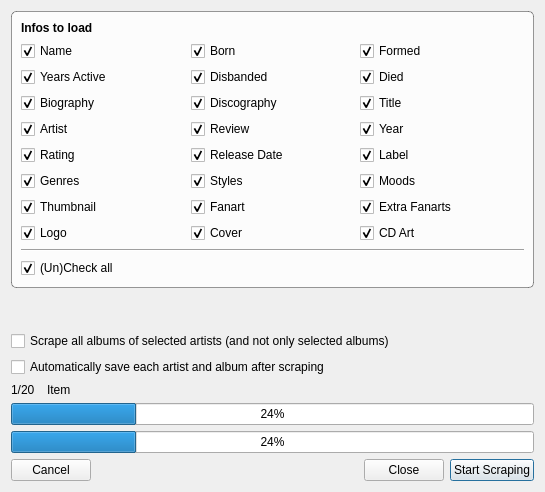
<?xml version="1.0" encoding="UTF-8"?>
<ui version="4.0">
 <class>MusicMultiScrapeDialog</class>
 <widget class="QDialog" name="MusicMultiScrapeDialog">
  <property name="windowModality">
   <enum>Qt::WindowModal</enum>
  </property>
  <property name="geometry">
   <rect>
    <x>0</x>
    <y>0</y>
    <width>545</width>
    <height>492</height>
   </rect>
  </property>
  <property name="windowTitle">
   <string>Music Multi Scrape</string>
  </property>
  <property name="windowIcon">
   <iconset resource="../MediaElch.qrc">
    <normaloff>:/img/MediaElch.png</normaloff>:/img/MediaElch.png</iconset>
  </property>
  <layout class="QVBoxLayout" name="verticalLayout">
   <item>
    <widget class="QGroupBox" name="groupBox">
     <property name="styleSheet">
      <string notr="true">QGroupBox {
	border: 1px solid rgba(0, 0, 0, 100);
	border-radius: 5px;
	background-color: rgba(255, 255, 255, 200);
}</string>
     </property>
     <property name="title">
      <string/>
     </property>
     <layout class="QVBoxLayout" name="verticalLayout_3">
      <item>
       <widget class="QLabel" name="label_2">
        <property name="font">
         <font>
          <weight>75</weight>
          <bold>true</bold>
         </font>
        </property>
        <property name="text">
         <string>Infos to load</string>
        </property>
       </widget>
      </item>
      <item>
       <layout class="QGridLayout" name="gridLayout_2">
        <item row="0" column="1">
         <widget class="MyCheckBox" name="chkBorn">
          <property name="text">
           <string>Born</string>
          </property>
          <property name="checked">
           <bool>true</bool>
          </property>
          <property name="type" stdset="0">
           <string notr="true">artist</string>
          </property>
         </widget>
        </item>
        <item row="0" column="0">
         <widget class="MyCheckBox" name="chkName">
          <property name="text">
           <string>Name</string>
          </property>
          <property name="checked">
           <bool>true</bool>
          </property>
          <property name="type" stdset="0">
           <string notr="true">artist</string>
          </property>
         </widget>
        </item>
        <item row="1" column="0">
         <widget class="MyCheckBox" name="chkYearsActive">
          <property name="text">
           <string>Years Active</string>
          </property>
          <property name="checked">
           <bool>true</bool>
          </property>
          <property name="type" stdset="0">
           <string notr="true">artist</string>
          </property>
         </widget>
        </item>
        <item row="1" column="2">
         <widget class="MyCheckBox" name="chkDied">
          <property name="text">
           <string>Died</string>
          </property>
          <property name="checked">
           <bool>true</bool>
          </property>
          <property name="type" stdset="0">
           <string notr="true">artist</string>
          </property>
         </widget>
        </item>
        <item row="0" column="2">
         <widget class="MyCheckBox" name="chkFormed">
          <property name="text">
           <string>Formed</string>
          </property>
          <property name="checked">
           <bool>true</bool>
          </property>
          <property name="type" stdset="0">
           <string notr="true">artist</string>
          </property>
         </widget>
        </item>
        <item row="1" column="1">
         <widget class="MyCheckBox" name="chkDisbanded">
          <property name="text">
           <string>Disbanded</string>
          </property>
          <property name="checked">
           <bool>true</bool>
          </property>
          <property name="type" stdset="0">
           <string notr="true">artist</string>
          </property>
         </widget>
        </item>
        <item row="2" column="0">
         <widget class="MyCheckBox" name="chkBiography">
          <property name="text">
           <string>Biography</string>
          </property>
          <property name="checked">
           <bool>true</bool>
          </property>
          <property name="type" stdset="0">
           <string notr="true">artist</string>
          </property>
         </widget>
        </item>
        <item row="7" column="2">
         <widget class="MyCheckBox" name="chkCdArt">
          <property name="text">
           <string>CD Art</string>
          </property>
          <property name="checked">
           <bool>true</bool>
          </property>
          <property name="type" stdset="0">
           <string notr="true">album</string>
          </property>
         </widget>
        </item>
        <item row="7" column="1">
         <widget class="MyCheckBox" name="chkCover">
          <property name="text">
           <string>Cover</string>
          </property>
          <property name="checked">
           <bool>true</bool>
          </property>
          <property name="type" stdset="0">
           <string notr="true">album</string>
          </property>
         </widget>
        </item>
        <item row="7" column="0">
         <widget class="MyCheckBox" name="chkLogo">
          <property name="text">
           <string>Logo</string>
          </property>
          <property name="checked">
           <bool>true</bool>
          </property>
          <property name="type" stdset="0">
           <string notr="true">artist</string>
          </property>
         </widget>
        </item>
        <item row="6" column="2">
         <widget class="MyCheckBox" name="chkExtraFanarts">
          <property name="text">
           <string>Extra Fanarts</string>
          </property>
          <property name="checked">
           <bool>true</bool>
          </property>
          <property name="type" stdset="0">
           <string notr="true">artist</string>
          </property>
         </widget>
        </item>
        <item row="6" column="1">
         <widget class="MyCheckBox" name="chkFanart">
          <property name="text">
           <string>Fanart</string>
          </property>
          <property name="checked">
           <bool>true</bool>
          </property>
          <property name="type" stdset="0">
           <string notr="true">artist</string>
          </property>
         </widget>
        </item>
        <item row="6" column="0">
         <widget class="MyCheckBox" name="chkThumbnail">
          <property name="text">
           <string>Thumbnail</string>
          </property>
          <property name="checked">
           <bool>true</bool>
          </property>
          <property name="type" stdset="0">
           <string notr="true">artist</string>
          </property>
         </widget>
        </item>
        <item row="5" column="2">
         <widget class="MyCheckBox" name="chkMoods">
          <property name="text">
           <string>Moods</string>
          </property>
          <property name="checked">
           <bool>true</bool>
          </property>
          <property name="type" stdset="0">
           <string notr="true">both</string>
          </property>
         </widget>
        </item>
        <item row="5" column="1">
         <widget class="MyCheckBox" name="chkStyles">
          <property name="text">
           <string>Styles</string>
          </property>
          <property name="checked">
           <bool>true</bool>
          </property>
          <property name="type" stdset="0">
           <string notr="true">both</string>
          </property>
         </widget>
        </item>
        <item row="5" column="0">
         <widget class="MyCheckBox" name="chkGenres">
          <property name="text">
           <string>Genres</string>
          </property>
          <property name="checked">
           <bool>true</bool>
          </property>
          <property name="type" stdset="0">
           <string notr="true">both</string>
          </property>
         </widget>
        </item>
        <item row="4" column="2">
         <widget class="MyCheckBox" name="chkLabel">
          <property name="text">
           <string>Label</string>
          </property>
          <property name="checked">
           <bool>true</bool>
          </property>
          <property name="type" stdset="0">
           <string notr="true">album</string>
          </property>
         </widget>
        </item>
        <item row="4" column="1">
         <widget class="MyCheckBox" name="chkReleaseDate">
          <property name="text">
           <string>Release Date</string>
          </property>
          <property name="checked">
           <bool>true</bool>
          </property>
          <property name="type" stdset="0">
           <string notr="true">album</string>
          </property>
         </widget>
        </item>
        <item row="4" column="0">
         <widget class="MyCheckBox" name="chkRating">
          <property name="text">
           <string>Rating</string>
          </property>
          <property name="checked">
           <bool>true</bool>
          </property>
          <property name="type" stdset="0">
           <string notr="true">album</string>
          </property>
         </widget>
        </item>
        <item row="3" column="2">
         <widget class="MyCheckBox" name="chkYear">
          <property name="text">
           <string>Year</string>
          </property>
          <property name="checked">
           <bool>true</bool>
          </property>
          <property name="type" stdset="0">
           <string notr="true">album</string>
          </property>
         </widget>
        </item>
        <item row="3" column="1">
         <widget class="MyCheckBox" name="chkReview">
          <property name="text">
           <string>Review</string>
          </property>
          <property name="checked">
           <bool>true</bool>
          </property>
          <property name="type" stdset="0">
           <string notr="true">album</string>
          </property>
         </widget>
        </item>
        <item row="3" column="0">
         <widget class="MyCheckBox" name="chkArtist">
          <property name="text">
           <string>Artist</string>
          </property>
          <property name="checked">
           <bool>true</bool>
          </property>
          <property name="type" stdset="0">
           <string notr="true">album</string>
          </property>
         </widget>
        </item>
        <item row="2" column="2">
         <widget class="MyCheckBox" name="chkTitle">
          <property name="text">
           <string>Title</string>
          </property>
          <property name="checked">
           <bool>true</bool>
          </property>
          <property name="type" stdset="0">
           <string notr="true">album</string>
          </property>
         </widget>
        </item>
        <item row="2" column="1">
         <widget class="MyCheckBox" name="chkDiscography">
          <property name="text">
           <string>Discography</string>
          </property>
          <property name="checked">
           <bool>true</bool>
          </property>
          <property name="type" stdset="0">
           <string notr="true">artist</string>
          </property>
         </widget>
        </item>
       </layout>
      </item>
      <item>
       <widget class="Line" name="line">
        <property name="orientation">
         <enum>Qt::Horizontal</enum>
        </property>
       </widget>
      </item>
      <item>
       <widget class="QCheckBox" name="chkUnCheckAll">
        <property name="text">
         <string>(Un)Check all</string>
        </property>
        <property name="checked">
         <bool>true</bool>
        </property>
       </widget>
      </item>
     </layout>
    </widget>
   </item>
   <item>
    <spacer name="verticalSpacer">
     <property name="orientation">
      <enum>Qt::Vertical</enum>
     </property>
     <property name="sizeHint" stdset="0">
      <size>
       <width>20</width>
       <height>51</height>
      </size>
     </property>
    </spacer>
   </item>
   <item>
    <widget class="QCheckBox" name="chkScrapeAllAlbums">
     <property name="text">
      <string>Scrape all albums of selected artists (and not only selected albums)</string>
     </property>
    </widget>
   </item>
   <item>
    <widget class="QCheckBox" name="chkAutoSave">
     <property name="text">
      <string>Automatically save each artist and album after scraping</string>
     </property>
    </widget>
   </item>
   <item>
    <layout class="QHBoxLayout" name="horizontalLayout_2" stretch="0,1">
     <item>
      <widget class="QLabel" name="itemCounter">
       <property name="minimumSize">
        <size>
         <width>30</width>
         <height>0</height>
        </size>
       </property>
       <property name="text">
        <string notr="true">1/20</string>
       </property>
      </widget>
     </item>
     <item>
      <widget class="QLabel" name="itemName">
       <property name="text">
        <string notr="true">Item</string>
       </property>
      </widget>
     </item>
    </layout>
   </item>
   <item>
    <widget class="QProgressBar" name="progressItem">
     <property name="value">
      <number>24</number>
     </property>
    </widget>
   </item>
   <item>
    <widget class="QProgressBar" name="progressAll">
     <property name="value">
      <number>24</number>
     </property>
    </widget>
   </item>
   <item>
    <layout class="QHBoxLayout" name="horizontalLayout">
     <item>
      <widget class="QPushButton" name="btnCancel">
       <property name="text">
        <string>Cancel</string>
       </property>
       <property name="autoDefault">
        <bool>false</bool>
       </property>
      </widget>
     </item>
     <item>
      <spacer name="horizontalSpacer">
       <property name="orientation">
        <enum>Qt::Horizontal</enum>
       </property>
       <property name="sizeHint" stdset="0">
        <size>
         <width>40</width>
         <height>20</height>
        </size>
       </property>
      </spacer>
     </item>
     <item>
      <widget class="QPushButton" name="btnClose">
       <property name="text">
        <string>Close</string>
       </property>
       <property name="autoDefault">
        <bool>true</bool>
       </property>
       <property name="default">
        <bool>true</bool>
       </property>
      </widget>
     </item>
     <item>
      <widget class="QPushButton" name="btnStartScraping">
       <property name="text">
        <string>Start Scraping</string>
       </property>
       <property name="default">
        <bool>true</bool>
       </property>
      </widget>
     </item>
    </layout>
   </item>
  </layout>
 </widget>
 <customwidgets>
  <customwidget>
   <class>MyCheckBox</class>
   <extends>QCheckBox</extends>
   <header location="global">smallWidgets/MyCheckBox.h</header>
  </customwidget>
 </customwidgets>
 <resources>
  <include location="../MediaElch.qrc"/>
 </resources>
 <connections>
  <connection>
   <sender>btnClose</sender>
   <signal>clicked()</signal>
   <receiver>MusicMultiScrapeDialog</receiver>
   <slot>accept()</slot>
   <hints>
    <hint type="sourcelabel">
     <x>360</x>
     <y>463</y>
    </hint>
    <hint type="destinationlabel">
     <x>272</x>
     <y>245</y>
    </hint>
   </hints>
  </connection>
  <connection>
   <sender>btnCancel</sender>
   <signal>clicked()</signal>
   <receiver>MusicMultiScrapeDialog</receiver>
   <slot>reject()</slot>
   <hints>
    <hint type="sourcelabel">
     <x>52</x>
     <y>463</y>
    </hint>
    <hint type="destinationlabel">
     <x>272</x>
     <y>245</y>
    </hint>
   </hints>
  </connection>
 </connections>
</ui>
